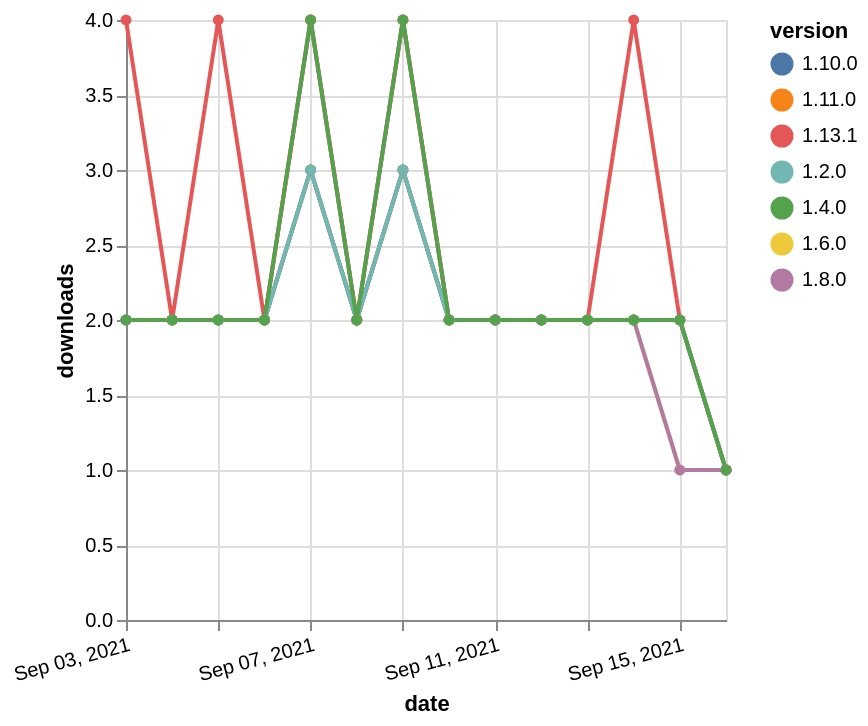

Express this chart as Vega-Lite.
### Vega-Lite specification from a JSON file in a GitHub repository (floating-point values rounded to 4 significant figures)
{"$schema": "https://vega.github.io/schema/vega-lite/v5.json", "description": "A simple bar chart with embedded data.", "data": {"values": [{"date": "2021-09-03", "total": 1021, "delta": 2, "version": "1.11.0"}, {"date": "2021-09-04", "total": 1023, "delta": 2, "version": "1.11.0"}, {"date": "2021-09-05", "total": 1025, "delta": 2, "version": "1.11.0"}, {"date": "2021-09-06", "total": 1027, "delta": 2, "version": "1.11.0"}, {"date": "2021-09-07", "total": 1030, "delta": 3, "version": "1.11.0"}, {"date": "2021-09-08", "total": 1032, "delta": 2, "version": "1.11.0"}, {"date": "2021-09-09", "total": 1035, "delta": 3, "version": "1.11.0"}, {"date": "2021-09-10", "total": 1037, "delta": 2, "version": "1.11.0"}, {"date": "2021-09-11", "total": 1039, "delta": 2, "version": "1.11.0"}, {"date": "2021-09-12", "total": 1041, "delta": 2, "version": "1.11.0"}, {"date": "2021-09-13", "total": 1043, "delta": 2, "version": "1.11.0"}, {"date": "2021-09-14", "total": 1045, "delta": 2, "version": "1.11.0"}, {"date": "2021-09-15", "total": 1047, "delta": 2, "version": "1.11.0"}, {"date": "2021-09-16", "total": 1048, "delta": 1, "version": "1.11.0"}, {"date": "2021-09-03", "total": 2054, "delta": 2, "version": "1.6.0"}, {"date": "2021-09-04", "total": 2056, "delta": 2, "version": "1.6.0"}, {"date": "2021-09-05", "total": 2058, "delta": 2, "version": "1.6.0"}, {"date": "2021-09-06", "total": 2060, "delta": 2, "version": "1.6.0"}, {"date": "2021-09-07", "total": 2063, "delta": 3, "version": "1.6.0"}, {"date": "2021-09-08", "total": 2065, "delta": 2, "version": "1.6.0"}, {"date": "2021-09-09", "total": 2068, "delta": 3, "version": "1.6.0"}, {"date": "2021-09-10", "total": 2070, "delta": 2, "version": "1.6.0"}, {"date": "2021-09-11", "total": 2072, "delta": 2, "version": "1.6.0"}, {"date": "2021-09-12", "total": 2074, "delta": 2, "version": "1.6.0"}, {"date": "2021-09-13", "total": 2076, "delta": 2, "version": "1.6.0"}, {"date": "2021-09-14", "total": 2078, "delta": 2, "version": "1.6.0"}, {"date": "2021-09-15", "total": 2079, "delta": 1, "version": "1.6.0"}, {"date": "2021-09-16", "total": 2080, "delta": 1, "version": "1.6.0"}, {"date": "2021-09-03", "total": 1985, "delta": 2, "version": "1.8.0"}, {"date": "2021-09-04", "total": 1987, "delta": 2, "version": "1.8.0"}, {"date": "2021-09-05", "total": 1989, "delta": 2, "version": "1.8.0"}, {"date": "2021-09-06", "total": 1991, "delta": 2, "version": "1.8.0"}, {"date": "2021-09-07", "total": 1995, "delta": 4, "version": "1.8.0"}, {"date": "2021-09-08", "total": 1997, "delta": 2, "version": "1.8.0"}, {"date": "2021-09-09", "total": 2001, "delta": 4, "version": "1.8.0"}, {"date": "2021-09-10", "total": 2003, "delta": 2, "version": "1.8.0"}, {"date": "2021-09-11", "total": 2005, "delta": 2, "version": "1.8.0"}, {"date": "2021-09-12", "total": 2007, "delta": 2, "version": "1.8.0"}, {"date": "2021-09-13", "total": 2009, "delta": 2, "version": "1.8.0"}, {"date": "2021-09-14", "total": 2011, "delta": 2, "version": "1.8.0"}, {"date": "2021-09-15", "total": 2012, "delta": 1, "version": "1.8.0"}, {"date": "2021-09-16", "total": 2013, "delta": 1, "version": "1.8.0"}, {"date": "2021-09-03", "total": 1478, "delta": 2, "version": "1.10.0"}, {"date": "2021-09-04", "total": 1480, "delta": 2, "version": "1.10.0"}, {"date": "2021-09-05", "total": 1482, "delta": 2, "version": "1.10.0"}, {"date": "2021-09-06", "total": 1484, "delta": 2, "version": "1.10.0"}, {"date": "2021-09-07", "total": 1487, "delta": 3, "version": "1.10.0"}, {"date": "2021-09-08", "total": 1489, "delta": 2, "version": "1.10.0"}, {"date": "2021-09-09", "total": 1492, "delta": 3, "version": "1.10.0"}, {"date": "2021-09-10", "total": 1494, "delta": 2, "version": "1.10.0"}, {"date": "2021-09-11", "total": 1496, "delta": 2, "version": "1.10.0"}, {"date": "2021-09-12", "total": 1498, "delta": 2, "version": "1.10.0"}, {"date": "2021-09-13", "total": 1500, "delta": 2, "version": "1.10.0"}, {"date": "2021-09-14", "total": 1502, "delta": 2, "version": "1.10.0"}, {"date": "2021-09-15", "total": 1504, "delta": 2, "version": "1.10.0"}, {"date": "2021-09-16", "total": 1505, "delta": 1, "version": "1.10.0"}, {"date": "2021-09-03", "total": 688, "delta": 4, "version": "1.13.1"}, {"date": "2021-09-04", "total": 690, "delta": 2, "version": "1.13.1"}, {"date": "2021-09-05", "total": 694, "delta": 4, "version": "1.13.1"}, {"date": "2021-09-06", "total": 696, "delta": 2, "version": "1.13.1"}, {"date": "2021-09-07", "total": 700, "delta": 4, "version": "1.13.1"}, {"date": "2021-09-08", "total": 702, "delta": 2, "version": "1.13.1"}, {"date": "2021-09-09", "total": 706, "delta": 4, "version": "1.13.1"}, {"date": "2021-09-10", "total": 708, "delta": 2, "version": "1.13.1"}, {"date": "2021-09-11", "total": 710, "delta": 2, "version": "1.13.1"}, {"date": "2021-09-12", "total": 712, "delta": 2, "version": "1.13.1"}, {"date": "2021-09-13", "total": 714, "delta": 2, "version": "1.13.1"}, {"date": "2021-09-14", "total": 718, "delta": 4, "version": "1.13.1"}, {"date": "2021-09-15", "total": 720, "delta": 2, "version": "1.13.1"}, {"date": "2021-09-16", "total": 721, "delta": 1, "version": "1.13.1"}, {"date": "2021-09-03", "total": 2608, "delta": 2, "version": "1.2.0"}, {"date": "2021-09-04", "total": 2610, "delta": 2, "version": "1.2.0"}, {"date": "2021-09-05", "total": 2612, "delta": 2, "version": "1.2.0"}, {"date": "2021-09-06", "total": 2614, "delta": 2, "version": "1.2.0"}, {"date": "2021-09-07", "total": 2617, "delta": 3, "version": "1.2.0"}, {"date": "2021-09-08", "total": 2619, "delta": 2, "version": "1.2.0"}, {"date": "2021-09-09", "total": 2622, "delta": 3, "version": "1.2.0"}, {"date": "2021-09-10", "total": 2624, "delta": 2, "version": "1.2.0"}, {"date": "2021-09-11", "total": 2626, "delta": 2, "version": "1.2.0"}, {"date": "2021-09-12", "total": 2628, "delta": 2, "version": "1.2.0"}, {"date": "2021-09-13", "total": 2630, "delta": 2, "version": "1.2.0"}, {"date": "2021-09-14", "total": 2632, "delta": 2, "version": "1.2.0"}, {"date": "2021-09-15", "total": 2634, "delta": 2, "version": "1.2.0"}, {"date": "2021-09-16", "total": 2635, "delta": 1, "version": "1.2.0"}, {"date": "2021-09-03", "total": 2459, "delta": 2, "version": "1.4.0"}, {"date": "2021-09-04", "total": 2461, "delta": 2, "version": "1.4.0"}, {"date": "2021-09-05", "total": 2463, "delta": 2, "version": "1.4.0"}, {"date": "2021-09-06", "total": 2465, "delta": 2, "version": "1.4.0"}, {"date": "2021-09-07", "total": 2469, "delta": 4, "version": "1.4.0"}, {"date": "2021-09-08", "total": 2471, "delta": 2, "version": "1.4.0"}, {"date": "2021-09-09", "total": 2475, "delta": 4, "version": "1.4.0"}, {"date": "2021-09-10", "total": 2477, "delta": 2, "version": "1.4.0"}, {"date": "2021-09-11", "total": 2479, "delta": 2, "version": "1.4.0"}, {"date": "2021-09-12", "total": 2481, "delta": 2, "version": "1.4.0"}, {"date": "2021-09-13", "total": 2483, "delta": 2, "version": "1.4.0"}, {"date": "2021-09-14", "total": 2485, "delta": 2, "version": "1.4.0"}, {"date": "2021-09-15", "total": 2487, "delta": 2, "version": "1.4.0"}, {"date": "2021-09-16", "total": 2488, "delta": 1, "version": "1.4.0"}]}, "width": "container", "mark": {"type": "line", "point": {"filled": true}}, "encoding": {"x": {"field": "date", "type": "temporal", "timeUnit": "yearmonthdate", "title": "date", "axis": {"labelAngle": -15}}, "y": {"field": "delta", "type": "quantitative", "title": "downloads"}, "color": {"field": "version", "type": "nominal"}, "tooltip": {"field": "delta"}}}
